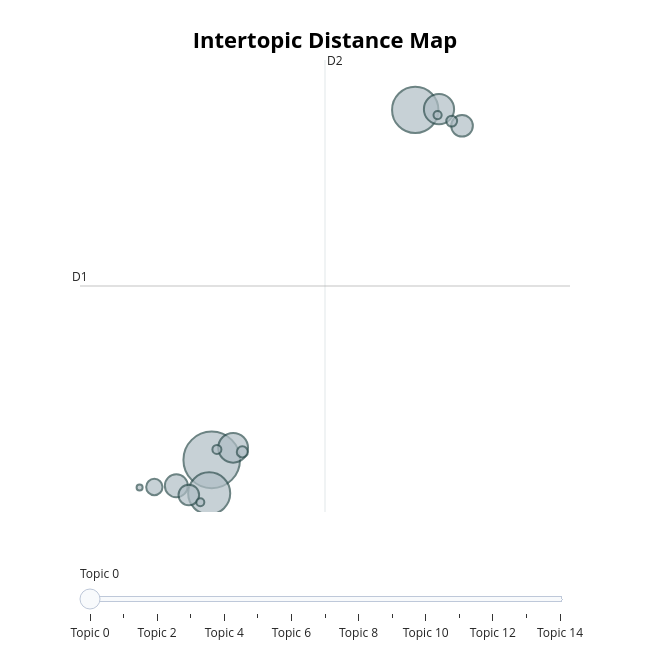

Notebook code for this chart:
### Code cell
topic_model_en.visualize_topics()

### Figure 1 — Plotly figure (JSON) as saved in the notebook; plotly's stock layout.template omitted (floating-point values rounded to 4 significant figures)
{"data": [{"customdata": [[0, "security | medical | data | to | the", 1140], [1, "investment | analytics | data | the | to", 765], [2, "digital | brand | marketing | strategies | growth", 630], [3, "project | management | integration | for | saas", 325], [4, "the | saas | issue | to | server", 316], [5, "the | issue | problem | with | to", 188], [6, "billing | payment | the | to | my", 167], [7, "digital | the | marketing | campaign | to", 151], [8, "connectivity | network | devices | problems | the", 95], [9, "login | browser | cache | server | problem", 44], [10, "billing | plans | options | pricing | available", 42], [11, "dashboard | analytics | problem | the | issue", 29], [12, "adobe | 2021 | cc | photoshop | for", 24], [13, "traffic | website | decrease | seo | in", 23], [14, "audio | quality | meetings | during | with", 13]], "hovertemplate": "<b>Topic %{customdata[0]}</b><br>%{customdata[1]}<br>Size: %{customdata[2]}", "legendgroup": "", "marker": {"color": "#B0BEC5", "line": {"color": "DarkSlateGrey", "width": 2}, "size": [1140, 765, 630, 325, 316, 188, 167, 151, 95, 44, 42, 29, 24, 23, 13], "sizemode": "area", "sizeref": 0.7125, "symbol": "circle"}, "mode": "markers", "name": "", "orientation": "v", "showlegend": false, "type": "scatter", "x": [10.84, 15.54, 10.78, 16.09, 11.33, 10.02, 16.62, 10.31, 9.514, 11.54, 16.38, 10.96, 16.05, 10.57, 9.173], "xaxis": "x", "y": [-1.395, 19.85, -3.424, 19.9, -0.6611, -2.963, 18.89, -3.522, -3.042, -0.9092, 19.18, -0.7607, 19.54, -3.964, -3.07], "yaxis": "y"}], "layout": {"annotations": [{"showarrow": false, "text": "D1", "x": 7.797, "y": 9.163, "yshift": 10}, {"showarrow": false, "text": "D2", "x": 13.45, "xshift": 10, "y": 22.89}], "height": 650, "hoverlabel": {"bgcolor": "white", "font": {"family": "Rockwell", "size": 16}}, "legend": {"itemsizing": "constant", "tracegroupgap": 0}, "margin": {"t": 60}, "shapes": [{"line": {"color": "#CFD8DC", "width": 2}, "type": "line", "x0": 13.45, "x1": 13.45, "y0": -4.559, "y1": 22.89}, {"line": {"color": "#9E9E9E", "width": 2}, "type": "line", "x0": 7.797, "x1": 19.11, "y0": 9.163, "y1": 9.163}], "sliders": [{"active": 0, "pad": {"t": 50}, "steps": [{"args": [{"marker.color": [["red", "#B0BEC5", "#B0BEC5", "#B0BEC5", "#B0BEC5", "#B0BEC5", "#B0BEC5", "#B0BEC5", "#B0BEC5", "#B0BEC5", "#B0BEC5", "#B0BEC5", "#B0BEC5", "#B0BEC5", "#B0BEC5"]]}], "label": "Topic 0", "method": "update"}, {"args": [{"marker.color": [["#B0BEC5", "red", "#B0BEC5", "#B0BEC5", "#B0BEC5", "#B0BEC5", "#B0BEC5", "#B0BEC5", "#B0BEC5", "#B0BEC5", "#B0BEC5", "#B0BEC5", "#B0BEC5", "#B0BEC5", "#B0BEC5"]]}], "label": "Topic 1", "method": "update"}, {"args": [{"marker.color": [["#B0BEC5", "#B0BEC5", "red", "#B0BEC5", "#B0BEC5", "#B0BEC5", "#B0BEC5", "#B0BEC5", "#B0BEC5", "#B0BEC5", "#B0BEC5", "#B0BEC5", "#B0BEC5", "#B0BEC5", "#B0BEC5"]]}], "label": "Topic 2", "method": "update"}, {"args": [{"marker.color": [["#B0BEC5", "#B0BEC5", "#B0BEC5", "red", "#B0BEC5", "#B0BEC5", "#B0BEC5", "#B0BEC5", "#B0BEC5", "#B0BEC5", "#B0BEC5", "#B0BEC5", "#B0BEC5", "#B0BEC5", "#B0BEC5"]]}], "label": "Topic 3", "method": "update"}, {"args": [{"marker.color": [["#B0BEC5", "#B0BEC5", "#B0BEC5", "#B0BEC5", "red", "#B0BEC5", "#B0BEC5", "#B0BEC5", "#B0BEC5", "#B0BEC5", "#B0BEC5", "#B0BEC5", "#B0BEC5", "#B0BEC5", "#B0BEC5"]]}], "label": "Topic 4", "method": "update"}, {"args": [{"marker.color": [["#B0BEC5", "#B0BEC5", "#B0BEC5", "#B0BEC5", "#B0BEC5", "red", "#B0BEC5", "#B0BEC5", "#B0BEC5", "#B0BEC5", "#B0BEC5", "#B0BEC5", "#B0BEC5", "#B0BEC5", "#B0BEC5"]]}], "label": "Topic 5", "method": "update"}, {"args": [{"marker.color": [["#B0BEC5", "#B0BEC5", "#B0BEC5", "#B0BEC5", "#B0BEC5", "#B0BEC5", "red", "#B0BEC5", "#B0BEC5", "#B0BEC5", "#B0BEC5", "#B0BEC5", "#B0BEC5", "#B0BEC5", "#B0BEC5"]]}], "label": "Topic 6", "method": "update"}, {"args": [{"marker.color": [["#B0BEC5", "#B0BEC5", "#B0BEC5", "#B0BEC5", "#B0BEC5", "#B0BEC5", "#B0BEC5", "red", "#B0BEC5", "#B0BEC5", "#B0BEC5", "#B0BEC5", "#B0BEC5", "#B0BEC5", "#B0BEC5"]]}], "label": "Topic 7", "method": "update"}, {"args": [{"marker.color": [["#B0BEC5", "#B0BEC5", "#B0BEC5", "#B0BEC5", "#B0BEC5", "#B0BEC5", "#B0BEC5", "#B0BEC5", "red", "#B0BEC5", "#B0BEC5", "#B0BEC5", "#B0BEC5", "#B0BEC5", "#B0BEC5"]]}], "label": "Topic 8", "method": "update"}, {"args": [{"marker.color": [["#B0BEC5", "#B0BEC5", "#B0BEC5", "#B0BEC5", "#B0BEC5", "#B0BEC5", "#B0BEC5", "#B0BEC5", "#B0BEC5", "red", "#B0BEC5", "#B0BEC5", "#B0BEC5", "#B0BEC5", "#B0BEC5"]]}], "label": "Topic 9", "method": "update"}, {"args": [{"marker.color": [["#B0BEC5", "#B0BEC5", "#B0BEC5", "#B0BEC5", "#B0BEC5", "#B0BEC5", "#B0BEC5", "#B0BEC5", "#B0BEC5", "#B0BEC5", "red", "#B0BEC5", "#B0BEC5", "#B0BEC5", "#B0BEC5"]]}], "label": "Topic 10", "method": "update"}, {"args": [{"marker.color": [["#B0BEC5", "#B0BEC5", "#B0BEC5", "#B0BEC5", "#B0BEC5", "#B0BEC5", "#B0BEC5", "#B0BEC5", "#B0BEC5", "#B0BEC5", "#B0BEC5", "red", "#B0BEC5", "#B0BEC5", "#B0BEC5"]]}], "label": "Topic 11", "method": "update"}, {"args": [{"marker.color": [["#B0BEC5", "#B0BEC5", "#B0BEC5", "#B0BEC5", "#B0BEC5", "#B0BEC5", "#B0BEC5", "#B0BEC5", "#B0BEC5", "#B0BEC5", "#B0BEC5", "#B0BEC5", "red", "#B0BEC5", "#B0BEC5"]]}], "label": "Topic 12", "method": "update"}, {"args": [{"marker.color": [["#B0BEC5", "#B0BEC5", "#B0BEC5", "#B0BEC5", "#B0BEC5", "#B0BEC5", "#B0BEC5", "#B0BEC5", "#B0BEC5", "#B0BEC5", "#B0BEC5", "#B0BEC5", "#B0BEC5", "red", "#B0BEC5"]]}], "label": "Topic 13", "method": "update"}, {"args": [{"marker.color": [["#B0BEC5", "#B0BEC5", "#B0BEC5", "#B0BEC5", "#B0BEC5", "#B0BEC5", "#B0BEC5", "#B0BEC5", "#B0BEC5", "#B0BEC5", "#B0BEC5", "#B0BEC5", "#B0BEC5", "#B0BEC5", "red"]]}], "label": "Topic 14", "method": "update"}]}], "title": {"font": {"color": "Black", "size": 22}, "text": "<b>Intertopic Distance Map</b>", "x": 0.5, "xanchor": "center", "y": 0.95, "yanchor": "top"}, "width": 650, "xaxis": {"anchor": "y", "domain": [0, 1], "range": [7.797, 19.11], "title": {"text": ""}, "visible": false}, "yaxis": {"anchor": "x", "domain": [0, 1], "range": [-4.559, 22.89], "title": {"text": ""}, "visible": false}}}
